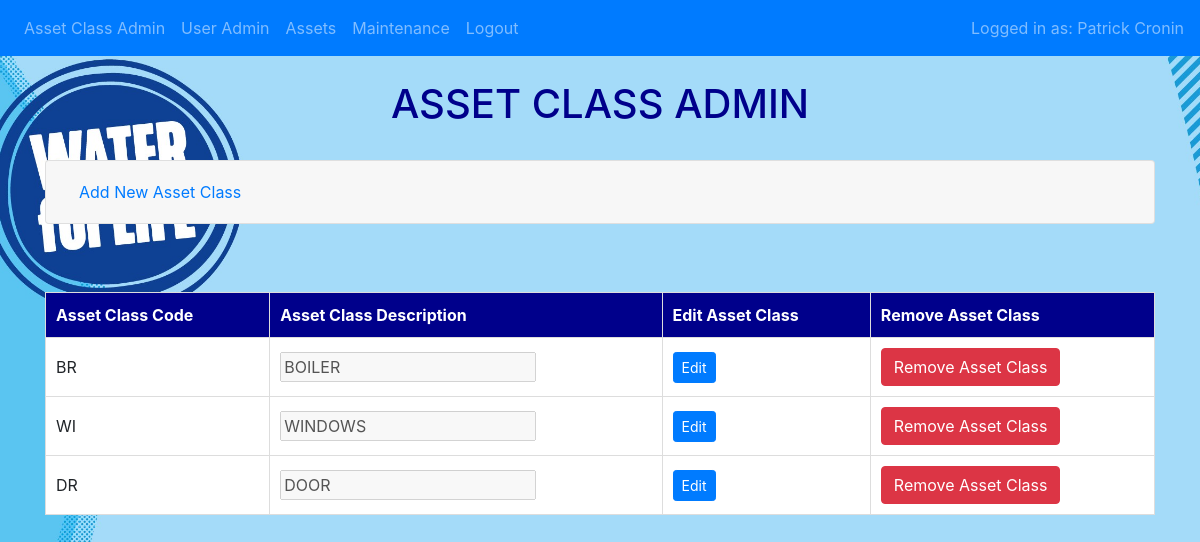
The app's page /assetclassadmin (signed in) with its own data.
### website/models.py (models this page shows)
class User(db.Model, UserMixin):
    id = db.Column(db.Integer, primary_key=True, autoincrement=True)
    username = db.Column(db.String(20), unique=True, nullable=False)
    first_name = db.Column(db.String(50), nullable=False)
    surname = db.Column(db.String(150), nullable=False)
    role = db.Column(db.String(20), nullable=False)
    password = db.Column(db.String(255), nullable=False)

class Assetclass(db.Model):
    class_code = db.Column(db.String(2), primary_key=True)
    class_desc = db.Column(db.String(50), nullable=False)
    assets = db.relationship('Asset', backref='assetclass', lazy=True)

### website/views.py (the view, shortened to what this page needs)
@views.route('/assetclassadmin', methods=['GET', 'POST'])
@admin_required
def assetclassadmin():
    AssetClassList = db.session.query(Assetclass).all()
    return render_template("assetclassadmin.html", user=current_user, asset_class_list=AssetClassList)

### website/__init__.py (called while the page is built)
def create_app():
    app = Flask(__name__)
    app.config.from_object('config.Config')
    db.init_app(app)
    from .views import  views
    from .auth import auth
    app.register_blueprint(views, url_prefix='/')
    app.register_blueprint(auth, url_prefix='/')
    from .models import User, Assetclass, Asset, Maintenance
    with app.app_context():
        db.create_all()
    login_manager = LoginManager()
    login_manager.login_view = 'auth.login'
    try:
        login_manager.init_app(app)
        @login_manager.user_loader
        def load_user(id):
            return User.query.get(int(id))
    except Exception as e:
        logging.error(f"Error loading user {id}: {e}")
        return None
    return app

### website/userrolewrappers.py (called while the page is built)
def admin_required(f):
    @wraps(f)
    @login_required
    def decorated_function(*args, **kwargs):
        try:
            if not current_user.role.upper() == 'ADMIN':
                flash('You must be an administrator.', category='warning')
                abort(403)
        except AttributeError as e:
            logging.error(f"Error while checking role: {e}")
            flash('An error has occurred.', category='error')
            return redirect(url_for('auth.login'))
        except Exception as e:
            logging.error(f"Error in admin_required decorate: {e}")
            flash('An error has occurred.', category='error')
            return redirect(url_for('auth.login'))
        return f(*args, **kwargs)
    return decorated_function

### website/templates/assetclassadmin.html (shortened to what this page needs)
{% extends "base.html" %}
{% block content %}<br><h1 style="text-align: center; color:darkblue;">ASSET CLASS ADMIN</h1><br>
<div class="accordion" id="userACAdminAccordion">
<div class="card">
    <div class="card-header" id="headingAddAssetClass">
        <h2 class="mb-0">
            <button class="btn btn-link btn-block text-left" type="button" data-toggle="collapse" data-target="#collapseAddAssetClass" aria-expanded="false" aria-controls="collapseAddAssetClass">
                Add New Asset Class
            </button>
        </h2>
    </div>
</div>
</div>
<br>
<br>
<table>
    <thead>
        <tr>
            <th>Asset Class Code</th>
            <th>Asset Class Description</th>
            <th>Edit Asset Class</th>
            <th>Remove Asset Class</th>
        </tr>
    </thead>
    <tbody>
        {% for assetclass in asset_class_list %}
        <tr id="{{ assetclass.class_code }}">
            <td>{{ assetclass.class_code }}</td>
            <td><input type="text" name="asset_class_desc" value="{{ assetclass.class_desc }}" disabled></td>
            <td>
                <button class="btn btn-sm btn-primary" data-editing="false" onclick="toggleEdit(this, '{{ assetclass.class_code }}', ['asset_class_desc'], '/edit_asset_class', {{ assetclass.class_code }})">
                    Edit
                </button>
            </td>
            <td>
                <form action="{{ url_for('views.delete_asset_class', class_code=assetclass.class_code) }}" method="POST" onsubmit="return confirm('Are you sure you want to remove this asset class?');">
                    <button type="submit" class="btn btn-danger">Remove Asset Class</button>
                </form>
            </td>
        <tr>
{% endfor %}
</tbody>
</table>
{% endblock %}

### website/templates/base.html (shortened to what this page needs)
<!DOCTYPE html>
<html lang="en">
<head>
     <link
      rel="stylesheet"
      href="https://stackpath.bootstrapcdn.com/bootstrap/4.4.1/css/bootstrap.min.css"
    />
    <link
      rel="stylesheet"
      href="https://stackpath.bootstrapcdn.com/font-awesome/4.7.0/css/font-awesome.min.css"
    />
</head>
<body>
    <nav class="navbar navbar-expand-lg navbar-dark bg-primary">
        <div class="collapse navbar-collapse" id="navbar">
            <div class="navbar-nav">
                {% if user.is_authenticated and user.role.upper() == 'ADMIN' %}
                <a class="nav-item nav-link" href="/assetclassadmin">Asset Class Admin</a>
                <a class="nav-item nav-link" href="/useradmin">User Admin</a>
                {% endif %}
                {% if user.is_authenticated %}
                <a class="nav-item nav-link" href="/assets">Assets</a>
                <a class="nav-item nav-link" href="/maintenance">Maintenance</a>
                <a class="nav-item nav-link" href="/logout" onclick="return confirmLogOut()">Logout</a>
                {% else %}
                <a class="nav-item nav-link" href="/login">Login</a>
                {% endif %}
            </div>
            {% if user.is_authenticated %}
                <span class="navbar-text ml-auto">
                    Logged in as: {{ user.first_name }} {{ user.surname }}
                </span>
            {% endif %}
        </div>
    </nav>
    <div class="container">
    {% block content %}
    {% endblock %}
</div>
</body>
</html>

### website/templates/base.html (style rules this page uses)
table { width: 100%; margin: 20px auto; border-collapse: collapse; }
th, td { padding: 10px; text-align: left; border: 1px solid #ddd; }
th { background-color: darkblue; color: white; }
td { background-color: white; }
form { display: inline; }

### records on screen
User: first_name "Patrick", surname "Cronin"
Assetclass: class_code "BR", asset_class_desc "BOILER"
Assetclass: class_code "WI", asset_class_desc "WINDOWS"
Assetclass: class_code "DR", asset_class_desc "DOOR"
